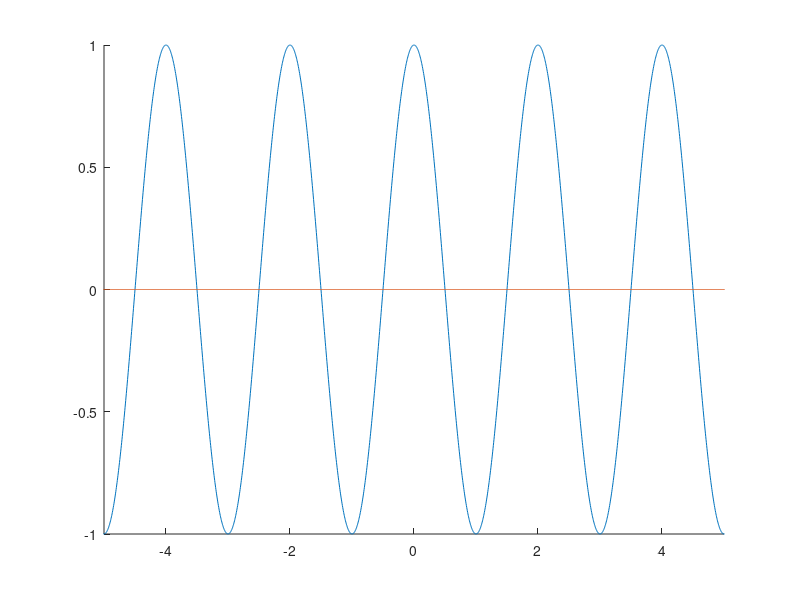
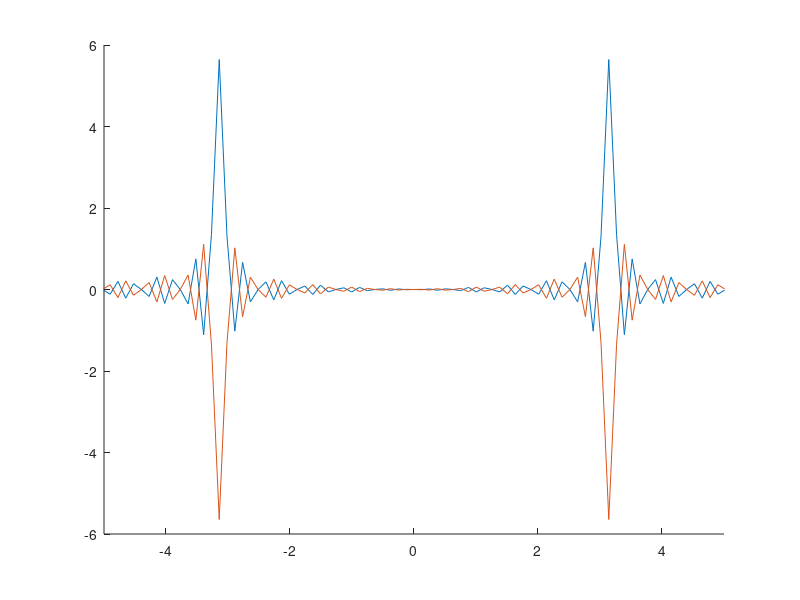
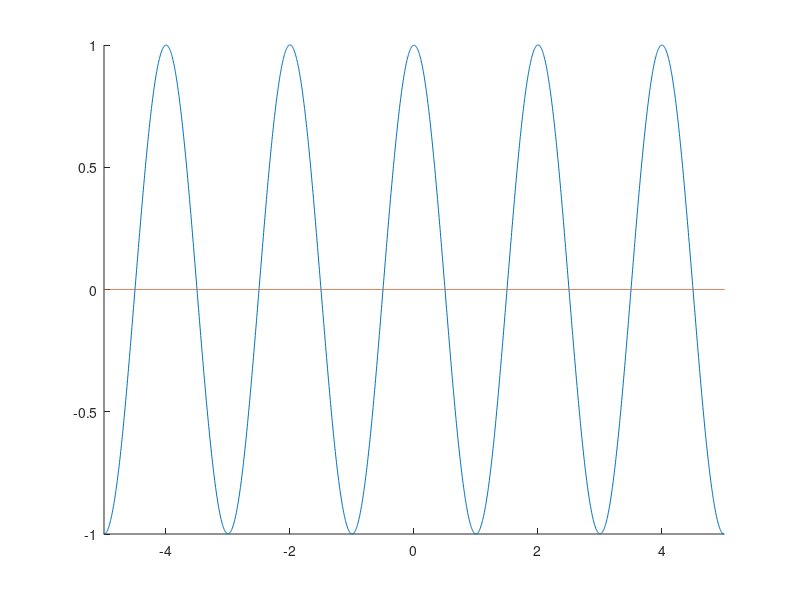

These figures' MATLAB source, in order:
%% parameters
a = 0;
b = 1;
c = -1;
d = 0;
N = 10000;
u_start = -20;
u_end = 20;
t_start = -20;
t_end = 20;
dt = 1/200;
du = 2*pi*b/N/dt;
u_start=round(u_start/du)*du;
u_end=round(u_end/du)*du;
u = u_start:du:u_end;
t = t_start:dt:t_end;
m = round(u/du);
n = round(t/dt);

%% input
x = cos(pi*t);
%% plot
figure
hold on
plot(t,real(x))
plot(t,imag(x))
hold off
xlim([-5,5]) %

%% output
x1 = x .* exp(0.5i*a/b*t.*t);
x1a=zeros(1,N);
x1a(mod(n,N)+1) = x1;
X1 = fft(x1a,N)*dt;
A = sqrt(1/2/pi/b/1i);
B = exp(0.5i*d/b*u.*u);
X = A * B .* X1(mod(m,N)+1);

%% plot
figure
hold on
plot(u,real(X))
plot(u,imag(X))
hold off
xlim([-5,5])

%% LCT again under (d,-b,-c,a)
%% parameters
a1 = d;
b1 = -b;
c1 = -c;
d1 = a;
M = 10000;
dt = 2*pi*b1/M/du;
t_start=round(t_start/dt)*dt;
t_end=round(t_end/dt)*dt;
u = u_start:du:u_end;
t = t_end:dt:t_start;
m = round(u/du);
n = round(t/dt);
%% output
y1 = X .* exp(0.5i*a1/b1*u.*u); 
y1a=zeros(1,M);
y1a(mod(m,M)+1) = y1;
Y1 = fft(y1a,M)*du;
A = sqrt(1/2/pi/b1/1i);
B = exp(0.5i*d1/b1*t.*t);
Y = A * B .* Y1(mod(n,M)+1);

%% plot
figure
hold on
plot(t,real(Y))
plot(t,imag(Y))
hold off
xlim([-5,5])
ylim([-1,1])
